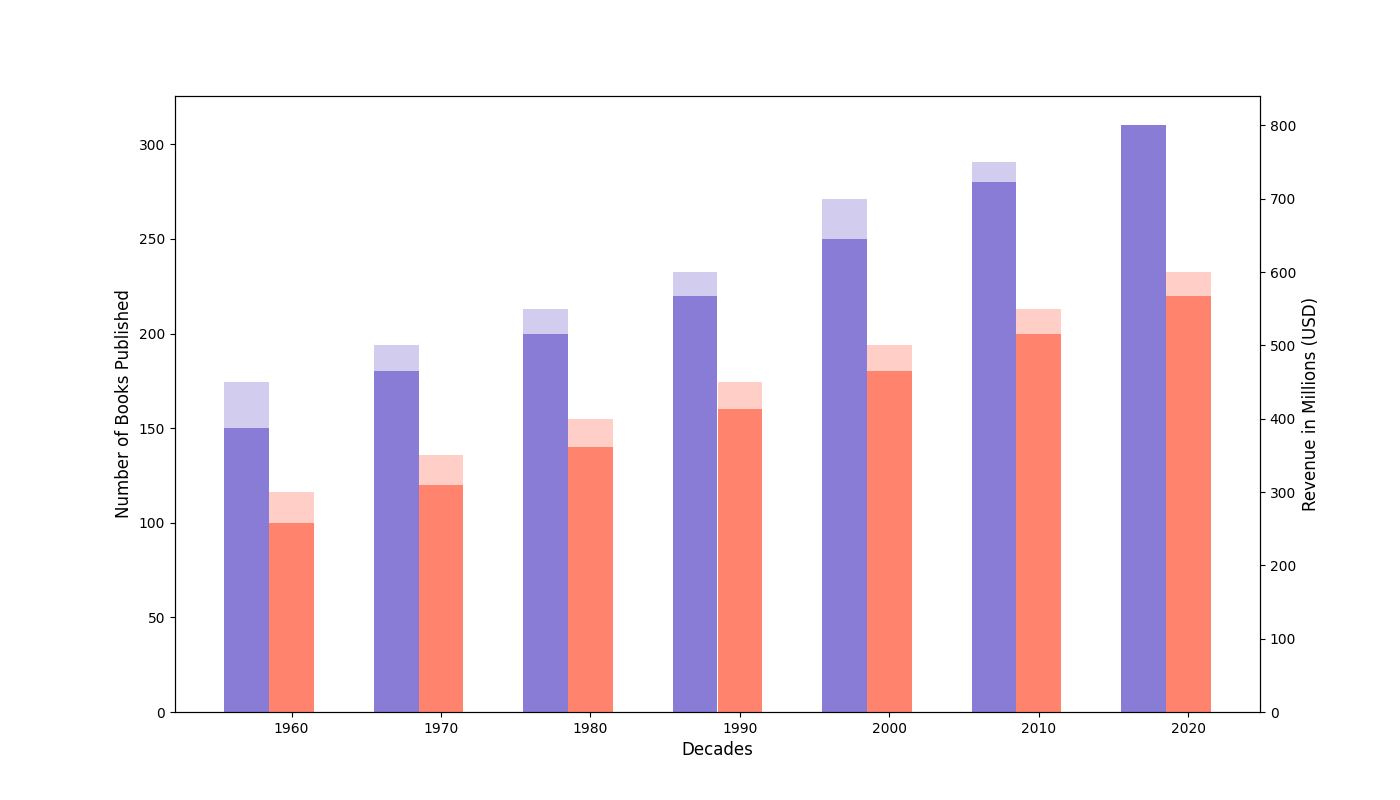

The script that drew this image:
import matplotlib.pyplot as plt
import numpy as np

decades = np.arange(1960, 2021, 10)
fiction_books = [150, 180, 200, 220, 250, 280, 310]
non_fiction_books = [100, 120, 140, 160, 180, 200, 220]

fiction_revenue = [450, 500, 550, 600, 700, 750, 800]
non_fiction_revenue = [300, 350, 400, 450, 500, 550, 600]

sorted_indices_fiction_books = np.argsort(fiction_books)
sorted_decades_fiction_books = decades[sorted_indices_fiction_books]
sorted_fiction_books = np.array(fiction_books)[sorted_indices_fiction_books]
sorted_fiction_revenue = np.array(fiction_revenue)[sorted_indices_fiction_books]

sorted_indices_non_fiction_books = np.argsort(non_fiction_books)
sorted_decades_non_fiction_books = decades[sorted_indices_non_fiction_books]
sorted_non_fiction_books = np.array(non_fiction_books)[sorted_indices_non_fiction_books]
sorted_non_fiction_revenue = np.array(non_fiction_revenue)[sorted_indices_non_fiction_books]

fig, ax1 = plt.subplots(figsize=(14, 8))

bar_width = 3
ax1.bar(sorted_decades_fiction_books - bar_width, sorted_fiction_books, width=bar_width, color='#6a5acd', alpha=0.7)
ax1.bar(sorted_decades_non_fiction_books, sorted_non_fiction_books, width=bar_width, color='#ff6347', alpha=0.7)

ax2 = ax1.twinx()
ax2.bar(sorted_decades_fiction_books - bar_width, sorted_fiction_revenue, width=bar_width, color='#6a5acd', alpha=0.3)
ax2.bar(sorted_decades_non_fiction_books, sorted_non_fiction_revenue, width=bar_width, color='#ff6347', alpha=0.3)

ax1.set_xlabel("Decades", fontsize=12)
ax1.set_ylabel("Number of Books Published", fontsize=12)
ax2.set_ylabel("Revenue in Millions (USD)", fontsize=12)

plt.show()
